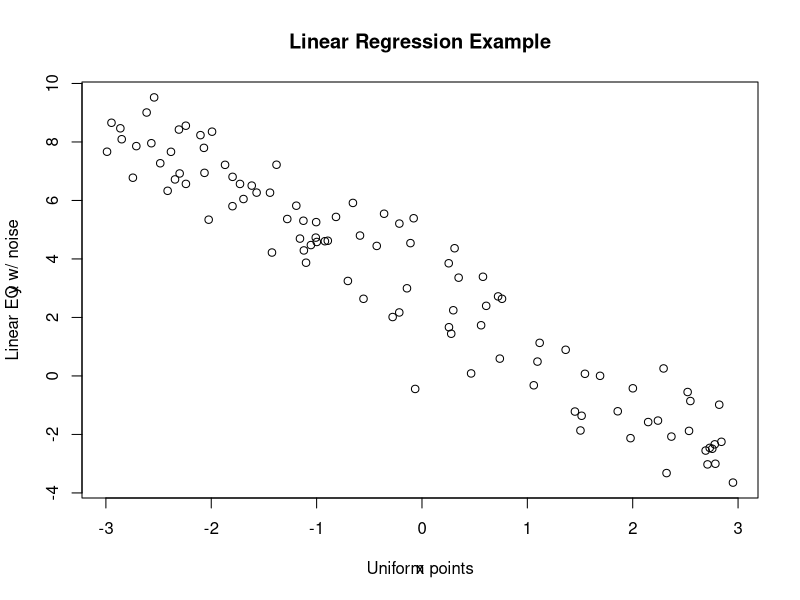
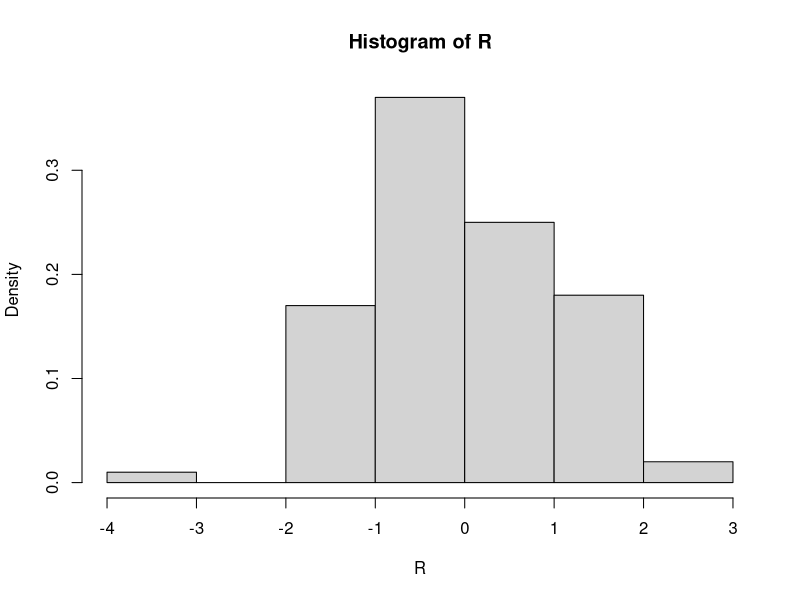
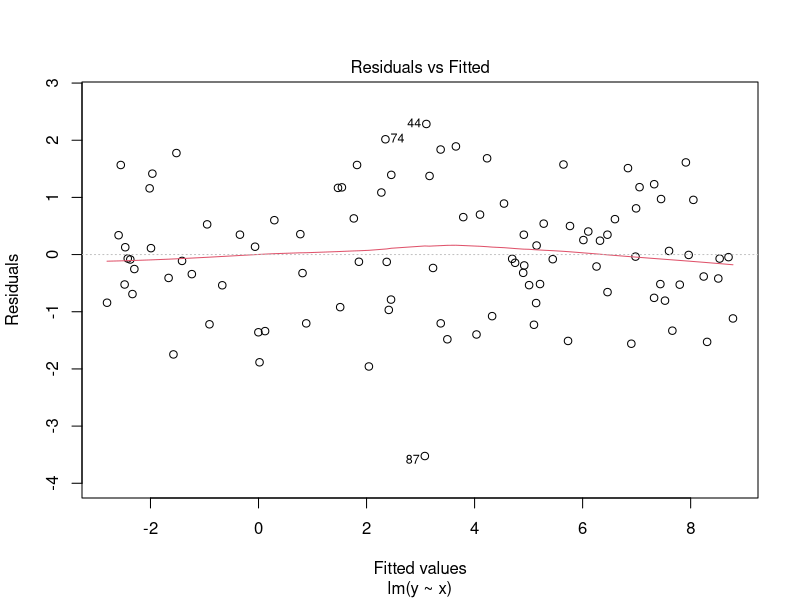
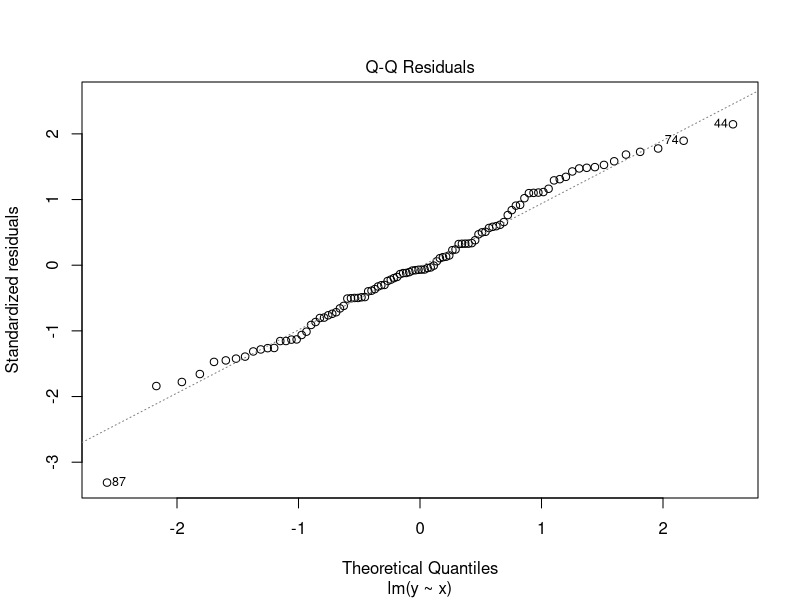
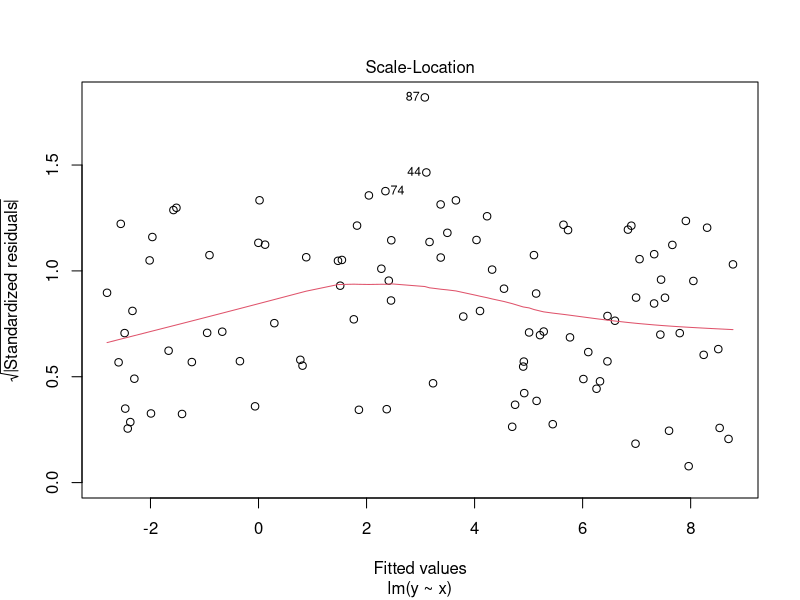
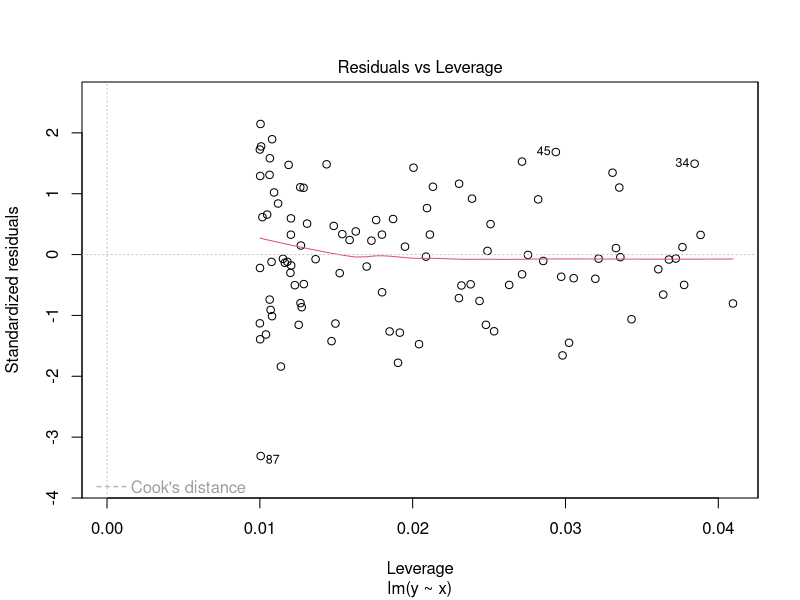

These figures' R source, in order:
# Defining the the base equations
x = runif(100,-3,3)
y = 3 - 2*x + rnorm(100)

# Plotting
plot(x,y)
title(main='Linear Regression Example',xlab = 'Uniform points',ylab = 'Linear EQ w/ noise')

# Linear regression
L = lm(y~x)
summary(L)
names(L)
L$coefficients
L$rank
L$call
L$model
sigmahatn2 = sum(L$residuals^2)/98
sigmahatn2
sqrt(sigmahatn2)
summary(L)

# Checking that the noise is Gaussian (through the residuals)
R = L$residuals
hist(R,freq = FALSE) 
plot(L) 
# one of the graphs shows with a red line the expectation of the noise (zero) and the points around the line.
# If the number of points on each side of the red line is equal, then we can accept the solution (concept of 
# homoscedasticity). It is important to check that we have the same variance across the dataset


 
